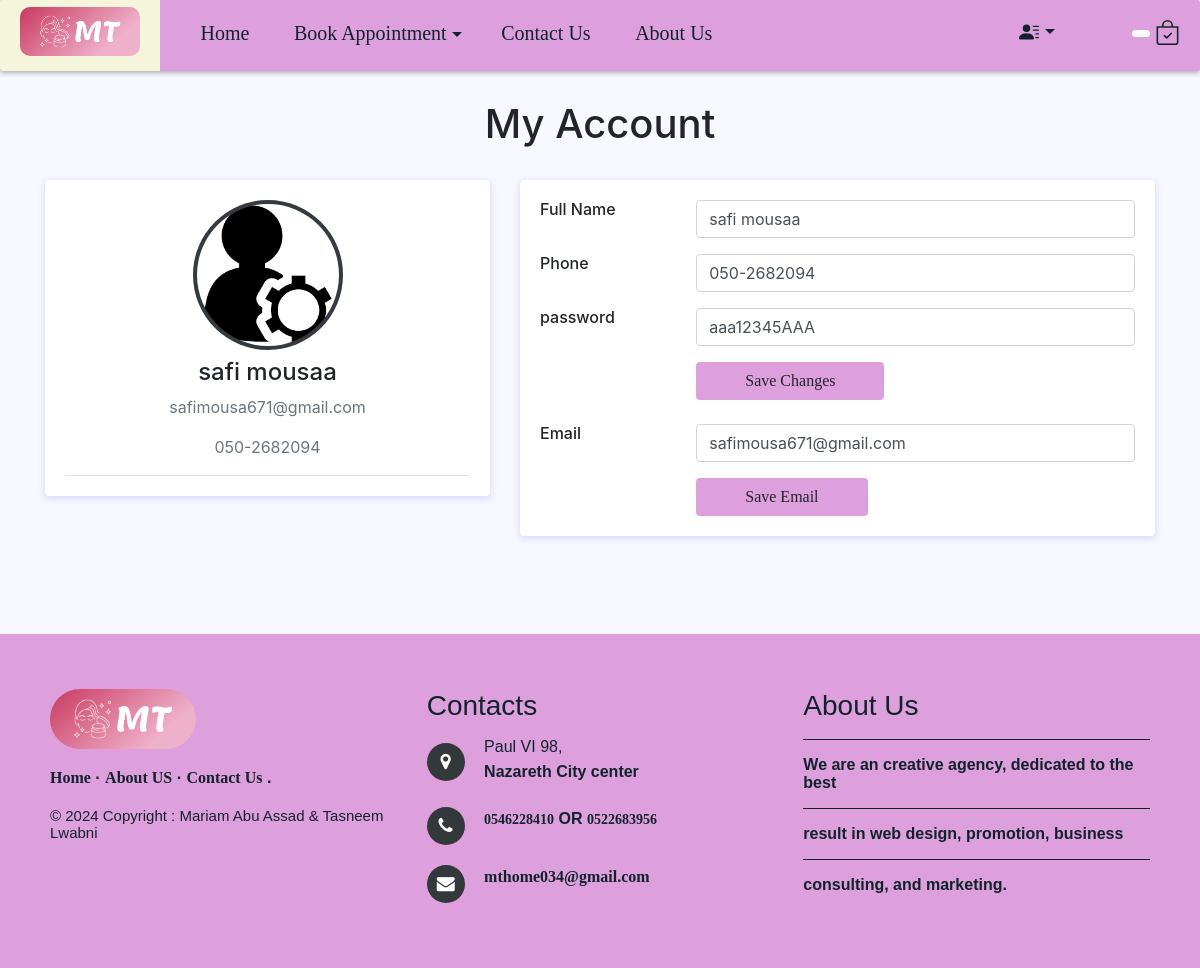
The app's page /profile.php (signed in) with its own data.
### tables this page shows
CREATE TABLE `customers` (
  `id` int(11) NOT NULL,
  `fullname` varchar(100) NOT NULL,
  `email` varchar(100) NOT NULL,
  `phone` varchar(15) NOT NULL,
  `password` varchar(100) NOT NULL,
  `code` int(10) NOT NULL,
  `status` varchar(100) NOT NULL
);

### profile.php (the view, shortened to what this page needs)
<?php
include("Db.php");
include("HomeNav.php");
?>
<!DOCTYPE html>
<html lang="en">
<head>
</head>
<body>
<div class="container">
    <center>
    <h1>My Account</h1>
    </center>
    <br>
		<div class="main-body">
			<div class="row">
				<div class="col-lg-5">
					<div class="card">
					<form action="" id="Form" method="POST" onsubmit="return form(Form)">
					<?php
							 $sql="SELECT * FROM customers WHERE email='".$_SESSION['email']."'";
							 $query=mysqli_query($con,$sql);
							 while($row=mysqli_fetch_array($query))
							 {
							 ?>
						<div class="card-body">
							<div class="d-flex flex-column align-items-center text-center">
								<img src="img/admin.png" alt="" class="rounded-circle p-1 bg-dark" width="150" height="150">
								<div class="mt-2">
									<h4><?php echo $row['fullname'];?> </h4>
									<p class="text-secondary mb-3"><?php echo $row['email'];?></p>
									<p class="text-muted font-size-sm"><?php echo $row['phone'];?> </p>
								</div>
							</div>
							<hr class="my-0">
						</div>
					    </div>
					</div>
				<div class="col-lg-7">
					<div class="card">
						<div class="card-body">
							<div class="row mb-3">
								<div class="col-sm-3">
									<h6 class="mb-0">Full Name</h6>
								</div>
								<div class="col-sm-9 text-secondary">
									<input type="text" class="form-control" name="name" value="<?php echo $row['fullname'];?>" required>
								</div>
							</div>
							<div class="row mb-3">
								<div class="col-sm-3">
									<h6 class="mb-0">Phone</h6>
								</div>
								<div class="col-sm-9 text-secondary">
									<input type="text" class="form-control" id="phone" name="phone" value="<?php echo $row['phone'];?>" required>
								</div>
							</div>
							<div class="row mb-3">
								<div class="col-sm-3">
									<h6 class="mb-0">password</h6>
								</div>
								<div class="col-sm-9 text-secondary">
									<input type="text"  class="form-control" id="pass" name="password" value="<?php echo $row['password'];?>"  required>
								</div>
							</div>
							<div class="row">
								<div class="col-sm-3"></div>
								<div class="col-sm-9 text-secondary">
									<a href="profile.php?uid=<?php echo $_GET['id']; ?>" name="save"><button type="submit" class="btn px-5 text-#12222c" style="background-color:plum;" name="save">Save Changes</button></a>
								</div>
							</div>
							<br>
							<form action="" method="post">
							<div class="row mb-3">
								<div class="col-sm-3">
									<h6 class="mb-0">Email</h6>
								</div>
								<div class="col-sm-9 text-secondary">
									<input type="text" class="form-control" name="email" value="<?php echo $row['email'];?> " required>
								</div>
							</div>
							<div class="row">
								<div class="col-sm-3"></div>
								<div class="col-sm-9 text-secondary">
									<a href="profile.php?uid=<?php echo $_GET['id']; ?>" name="saveEmail"><input type="submit" class="btn px-5 text-#12222c" style="background-color:plum;" name="saveEmail" value="Save Email"></a>
								</div>
							</div>
							</form>
							<?php
							 }
							 ?>
						</div>
					</div>
				</div>
			</div>
		</div>
	</div>
    <br>
    <?php include("foter.php"); ?>
</body>
</html>

### css/nav.css (style rules this page uses)
a { font-family: Georgia, "Times New Roman", Times, serif, Bold; }
.container { max-width: 2000px; margin: 0 auto; width: 150%; }

### profile.php (style rules this page uses)
body { background: #f7f7ff; margin-top:100px; }
.card { flex-direction: column; min-width: 0; word-wrap: break-word; background-color: #fff; background-clip: border-box; border: 0 solid transparent; border-radius: .25rem; margin-bottom: 1.5rem; box-shadow: 0 2px 6px 0 rgb(218 218 253 / 65%), 0 2px 6px 0 rgb(206 206 238 / 54%); }

### records on screen
customers: fullname "safi mousaa", email "safimousa671@gmail.com", phone "050-2682094", name "safi mousaa", password "aaa12345AAA"
